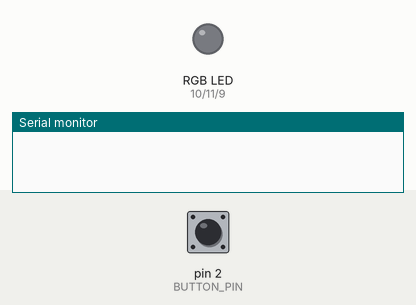
Bench run of a sketch on a simulated Arduino Uno, built with avr-gcc and run on an emulated ATmega328P. Parts: an RGB LED mixed from three pins (HIGH = lit), the last lines printed to the serial monitor. Dashed ring = blinking. The inputs (shaded band) are chosen by the test bench; at power-on: pin 2 (BUTTON_PIN) LOW.

Above: at 1.2 s.
1.3 s: pin 2 (BUTTON_PIN) pulled HIGH for 3.2 s
At 5.05 s:
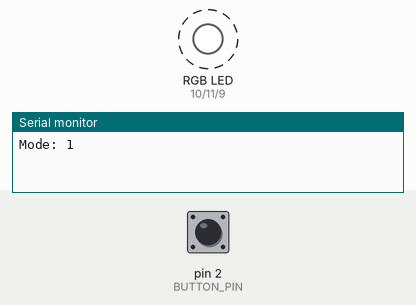
7.5 s: pin 2 (BUTTON_PIN) pulled HIGH for 0.15 s
At 7.85 s:
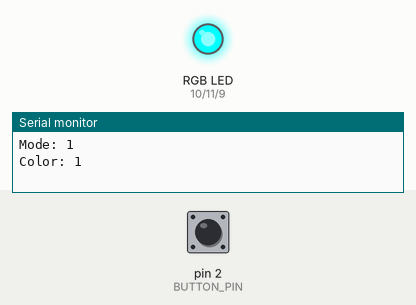
10.6 s: pin 2 (BUTTON_PIN) pulled HIGH for 1 s
At 11.81 s:
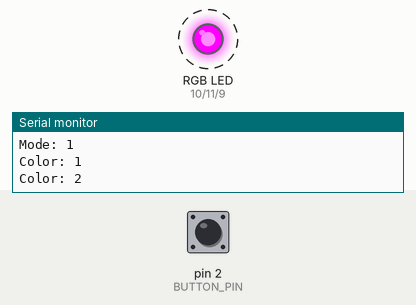
14.6 s: pin 2 (BUTTON_PIN) pulled HIGH for 0.15 s
At 14.96 s:
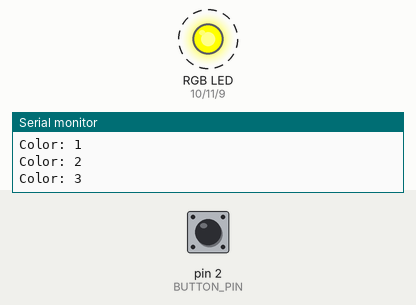
17.7 s: pin 2 (BUTTON_PIN) pulled HIGH for 0.15 s
At 18.76 s:
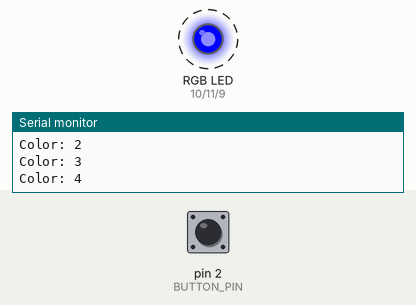
20.8 s: pin 2 (BUTTON_PIN) pulled HIGH for 1 s
At 22.0 s:
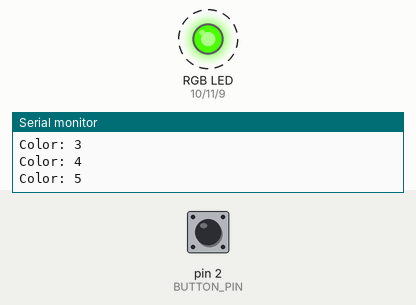
Timing chart, 0 to 25.3 s (numbered marks = the images above; inputs shaded):
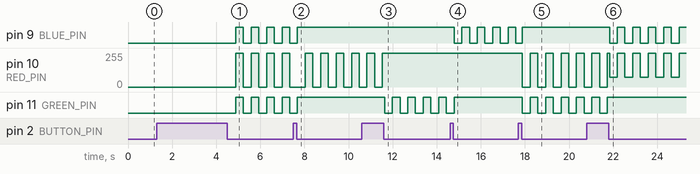

The sketch:

cheerup.ino
```cpp
// ===== 腳位設定（依簡報接線圖）=====
const byte BUTTON_PIN = 2;
const byte RED_PIN = 10;
const byte GREEN_PIN = 11;
const byte BLUE_PIN = 9;

// ===== 按鈕設定 =====
const unsigned long LONG_PRESS = 2000;
const unsigned long DEBOUNCE = 35;

bool lastRawState = false;
bool stableState = false;
unsigned long debounceTime = 0;
unsigned long pressStart = 0;

// ===== 燈光模式 =====
// 0 恆亮、1 閃爍、2 呼吸、3 心跳
byte mode = 0;
const byte MODE_COUNT = 4;

// ===== 顏色設定 =====
// 白、紅、綠、藍、黃、紫、青
const byte colors[][3] = {
  {255, 255, 255},
  {255, 0, 0},
  {0, 255, 0},
  {0, 0, 255},
  {255, 255, 0},
  {180, 0, 255},
  {0, 255, 255}
};

const byte COLOR_COUNT = sizeof(colors) / sizeof(colors[0]);
byte colorIndex = 0;

unsigned long effectStart = 0;

// ===== LED 顏色輸出 =====
// 簡報使用共陽極 RGB，數值需要反轉
void setColor(byte r, byte g, byte b) {
  analogWrite(RED_PIN, 255 - r);
  analogWrite(GREEN_PIN, 255 - g);
  analogWrite(BLUE_PIN, 255 - b);
}

// ===== 初始化 =====
void setup() {
  Serial.begin(9600);

  pinMode(BUTTON_PIN, INPUT);
  pinMode(RED_PIN, OUTPUT);
  pinMode(GREEN_PIN, OUTPUT);
  pinMode(BLUE_PIN, OUTPUT);

  effectStart = millis();
  setColor(255, 255, 255);
}

// ===== 按鈕偵測 =====
void checkButton(unsigned long now) {
  // 簡報按鈕模組：HIGH 代表按下
  bool rawState = digitalRead(BUTTON_PIN) == HIGH;

  if (rawState != lastRawState) {
    debounceTime = now;
  }

  if (now - debounceTime >= DEBOUNCE) {
    if (rawState != stableState) {
      stableState = rawState;

      if (stableState) {
        pressStart = now;
      } else {
        unsigned long duration = now - pressStart;

        if (duration >= LONG_PRESS) {
          // 長按：切換模式
          mode = (mode + 1) % MODE_COUNT;
          Serial.print("Mode: ");
          Serial.println(mode);
        } else {
          // 短按：切換顏色
          colorIndex = (colorIndex + 1) % COLOR_COUNT;
          Serial.print("Color: ");
          Serial.println(colorIndex);
        }

        effectStart = now;
      }
    }
  }

  lastRawState = rawState;
}

// ===== 控制燈光模式 =====
void updateLED(unsigned long now) {
  unsigned long elapsed = now - effectStart;
  byte brightness = 255;

  switch (mode) {

    case 0:
      // 模式 1：恆亮
      brightness = 255;
      break;

    case 1:
      // 模式 2：閃爍
      // 每 350 毫秒切換亮暗
      brightness = ((elapsed / 350) % 2 == 0)
                     ? 255 : 0;
      break;

    case 2: {
      // 模式 3：呼吸燈
      // 2 秒完成一次呼吸
      unsigned long t = elapsed % 2000UL;

      if (t < 1000) {
        brightness = map(t, 0, 1000, 10, 255);
      } else {
        brightness = map(t, 1000, 2000, 255, 10);
      }
      break;
    }

    case 3: {
      // 模式 4：心跳燈（額外加分）
      // 連續跳動兩次後短暫休息
      unsigned long t = elapsed % 1400UL;

      if (t < 130) {
        brightness = map(t, 0, 130, 0, 255);
      } else if (t < 260) {
        brightness = map(t, 130, 260, 255, 0);
      } else if (t < 390) {
        brightness = map(t, 260, 390, 0, 200);
      } else if (t < 520) {
        brightness = map(t, 390, 520, 200, 0);
      } else {
        brightness = 0;
      }
      break;
    }
  }

  // 套用目前選擇的顏色與亮度
  byte r = (unsigned long)colors[colorIndex][0] * brightness / 255;
  byte g = (unsigned long)colors[colorIndex][1] * brightness / 255;
  byte b = (unsigned long)colors[colorIndex][2] * brightness / 255;

  setColor(r, g, b);
}

// ===== 主迴圈 =====
void loop() {
  unsigned long now = millis();

  checkButton(now);
  updateLED(now);
}
```

Measured:
- after the input at 1.3 s, pin 9 (BLUE_PIN), pin 11 (GREEN_PIN): alternates HIGH for 0.35 s and LOW for 0.35 s, starting after 3.6 s; pin 10 (RED_PIN): alternates 255/255 for 0.35 s and 0/255 for 0.35 s, starting after 3.6 s
- after the input at 7.5 s, pin 9 (BLUE_PIN), pin 11 (GREEN_PIN): goes on until 7.7 s, then stays HIGH
- after the input at 10.6 s, pin 10 (RED_PIN): goes on until 11.5 s, then stays 255/255; pin 11 (GREEN_PIN): alternates HIGH for 0.35 s and LOW for 0.35 s, starting after 1.0 s
- after the input at 14.6 s, pin 9 (BLUE_PIN): alternates HIGH for 0.35 s and LOW for 0.35 s, starting after 0.19 s; pin 11 (GREEN_PIN): goes on until 14.8 s, then stays HIGH
- after the input at 17.7 s, pin 10 (RED_PIN): alternates 255/255 for 0.35 s and 0/255 for 0.35 s, starting after 0.18 s; pin 11 (GREEN_PIN): alternates HIGH for 0.35 s and LOW for 0.35 s, starting after 0.18 s
- after the input at 20.8 s, pin 9 (BLUE_PIN): alternates HIGH for 0.35 s and LOW for 0.35 s, starting after 1.0 s; pin 11 (GREEN_PIN): goes on until 21.7 s, then stays HIGH
